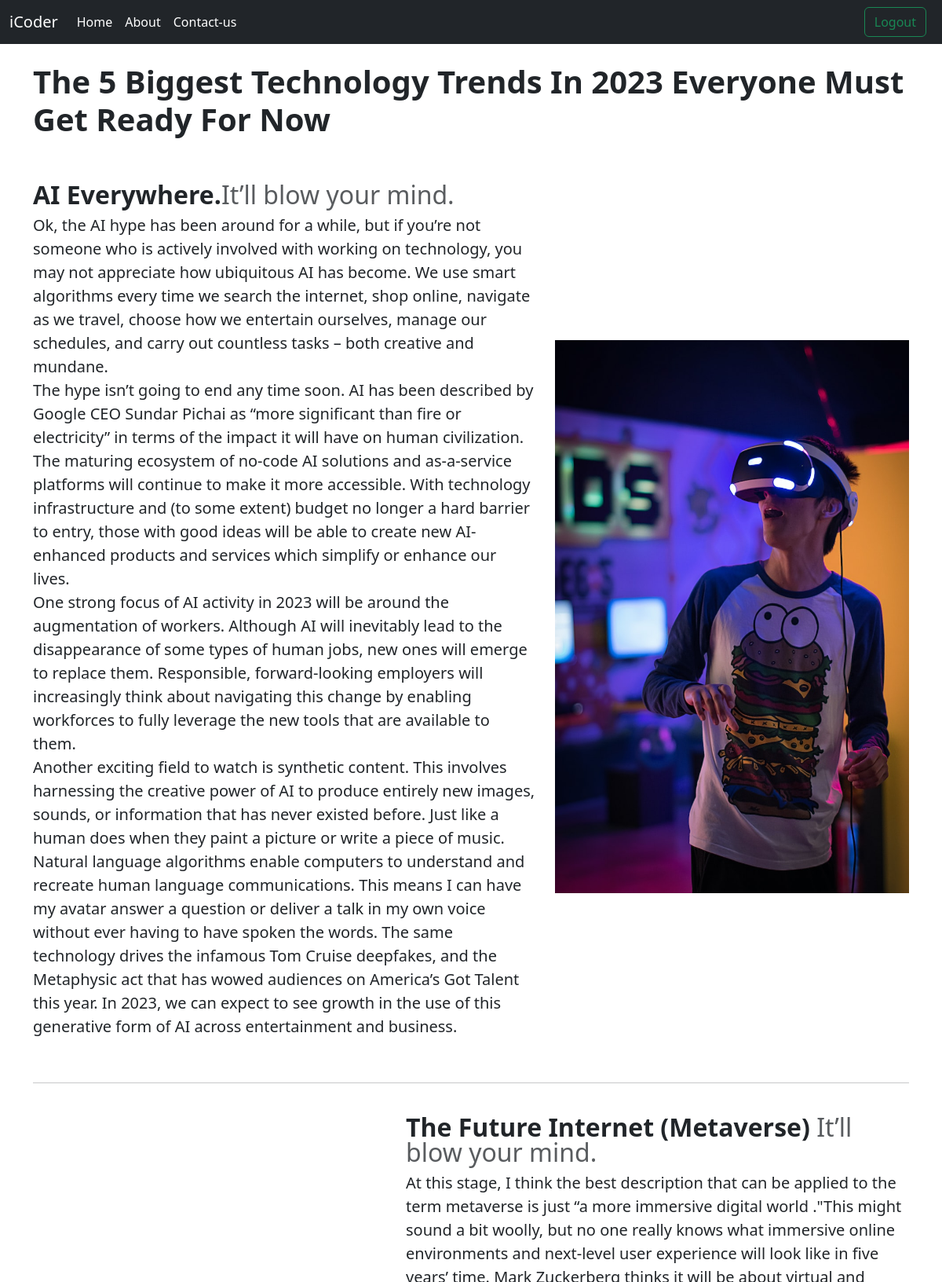
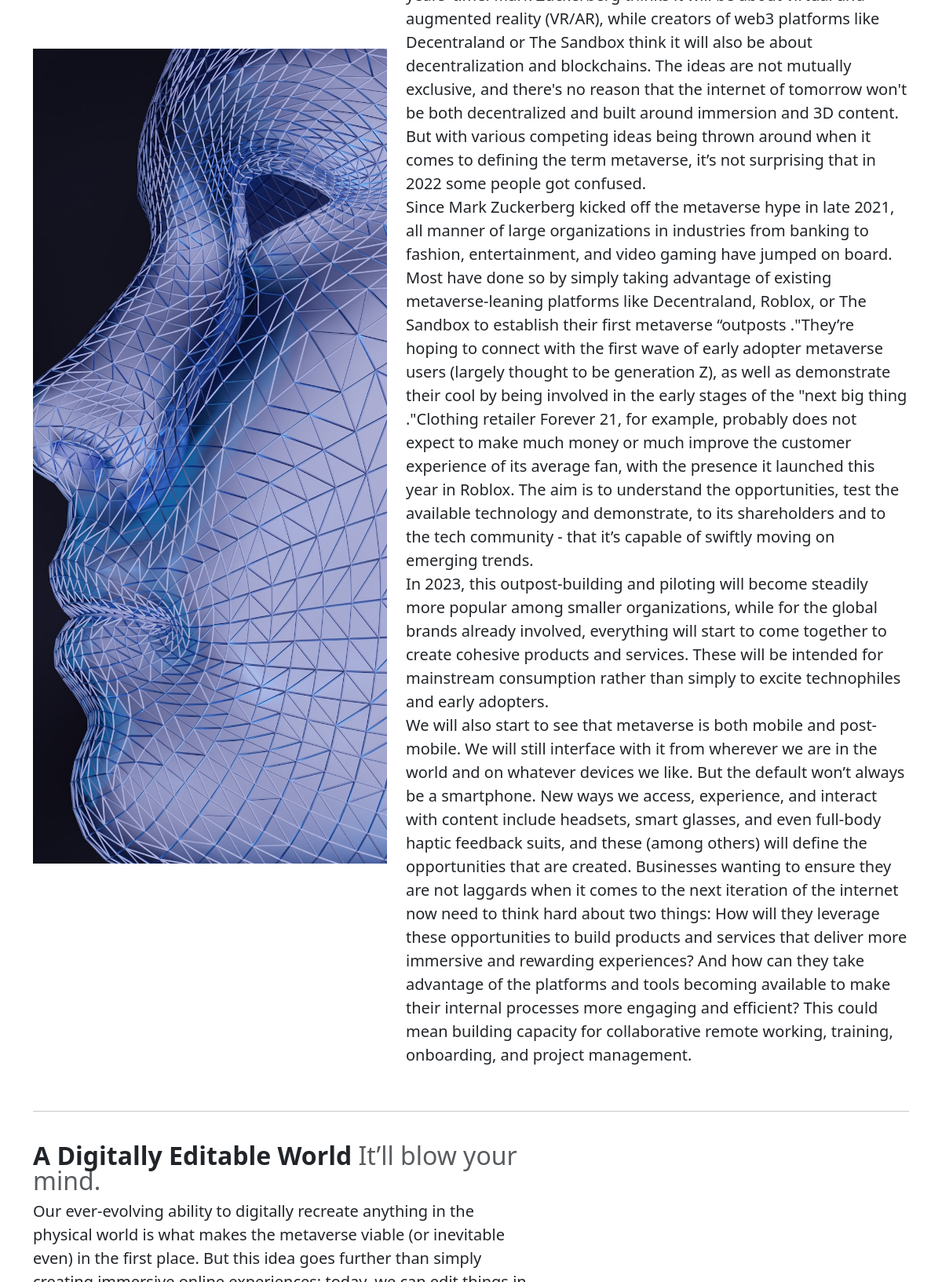
The app's page /technolgy (signed in, upper part) with its own data (2 pictures, top to bottom).
### Blogging/models.py (models this page shows, shortened)
class WriteTechnologyBlog(models.Model):
    name = models.CharField(max_length = 60)
    email = models.CharField(max_length = 60)
    topic = models.CharField(max_length = 150)
    write = models.TextField(max_length = 8000)
    date = models.DateField()

### blog/views.py (the view)
# urls.py: path('technolgy', views.technology,name='technology'),
def technology(request):
    if request.user.is_authenticated:
        blog = WriteTechnologyBlog.objects.all()
        return render(request,'tech.html',{'blog':blog})
    else:
        messages.error(request,'Login to read latest blog ')
        return redirect('blog')

### templates/tech.html (shortened to what this page needs)
{% extends 'same2.html'%}
{% block body %}
<br>
{% load static %}
{% for i in blog%}
 {% if i.name == 'Prateek'%}
<div class="container ">
    <h1><b>The 5 Biggest Technology Trends In 2023 Everyone Must Get Ready For Now</b></h1> <br><br>
  <div class="row featurette d-flex justify-content-center align-items-center ">
      <div class="col-md-7">
          <h2 class="featurette-heading fw-normal lh-1"><b>{{i.topic}}.</b><span class="text-body-secondary">It’ll blow your mind.</span></h2>
        <p class="lead"> {{i.write|safe }}
</p>
      </div>
      <div class="col-md-5 ">
          <img src=" {% static '\image\ai.jpeg'%}" class="bd-placeholder-img bd-placeholder-img-lg featurette-image img-fluid mx-auto" width="800" height="1250">
      </div>
    </div>
   <br>
 <hr><br>
   <div class="row featurette d-flex justify-content-center align-items-center ">
      <div class="col-md-7 order-md-2">
        {% elif i.name == 'Rakesh'%}
          <h2 class="featurette-heading fw-normal lh-1 pl-0"><b>{{i.topic}}</b> <span class="text-body-secondary">It’ll blow your mind.</span></h2>
        <p class="lead">{{i.write|safe}}</p>
      </div>
      <div class="col-md-5 ">
           <img src="{% static '\image\meta22.jpeg'%}" class="bd-placeholder-img bd-placeholder-img-lg featurette-image img-fluid mx-auto" width="800" height="1840">
      </div>
    </div>
   <br><hr><br>
   {% elif i.name == 'Rahul'%}
   <div class="row featurette d-flex justify-content-center align-items-center ">
      <div class="col-md-7">
          <h2 class="featurette-heading fw-normal lh-1"><b>{{i.topic}}</b> <span class="text-body-secondary">It’ll blow your mind.</span></h2>
        <p class="lead">{{i.write|safe}}</p>
      </div>
    </div>
   <br><hr><br>
   {% elif i.name == 'Rohit'%}
<br><hr><br>
{% elif i.name == 'Mohit' %}
 </div>
  {%endif%}
{%endfor%}
{% endblock body%}

### records on screen
WriteTechnologyBlog: topic "AI Everywhere", write "Ok, the AI hype has been around for a while, but if you’re not someone who is actively involved with working on technology, you may not appreciate how ubiquitous AI has become. We use smart algorithms every time we search the internet, shop online, navigate as we travel, choose how we entertain ourselves, manage our schedules, and carry out countless tasks – both creative and mundane. The hype isn’t going to end any time soon. AI has been described by Google CEO Sundar Pichai as “more significant than fire or electricity” in terms of the impact it will have on human civilization. The maturing ecosystem of no-code AI solutions and as-a-service platforms will continue to make it more…"
WriteTechnologyBlog: topic "The Future Internet (Metaverse)", write "At this stage, I think the best description that can be applied to the term metaverse is just “a more immersive digital world .\"This might sound a bit woolly, but no one really knows what immersive online environments and next-level user experience will look like in five years’ time. Mark Zuckerberg thinks it will be about virtual and augmented reality (VR/AR), while creators of web3 platforms like Decentraland or The Sandbox think it will also be about decentralization and blockchains. The ideas are not mutually exclusive, and there's no reason that the internet of tomorrow won't be both decentralized and built around immersion and 3D content. But with various competing ideas being thrown…"
WriteTechnologyBlog: topic "A Digitally Editable World"
